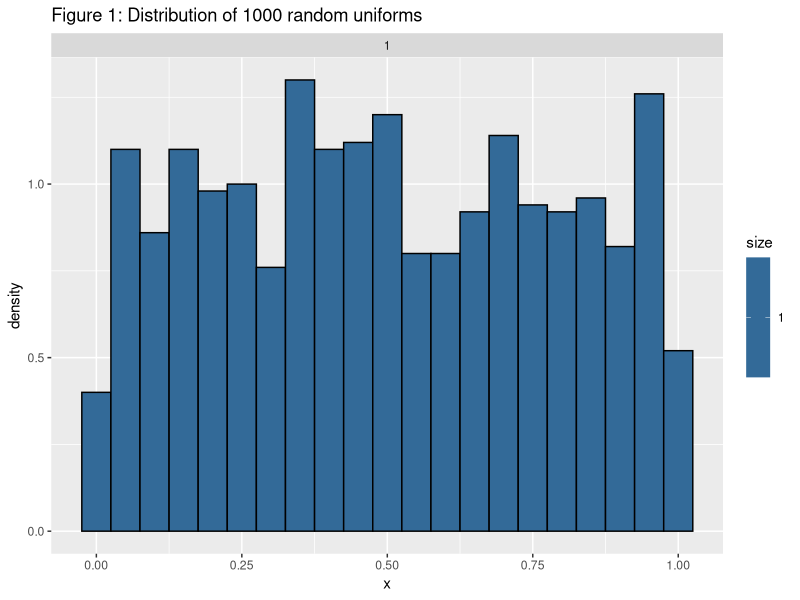
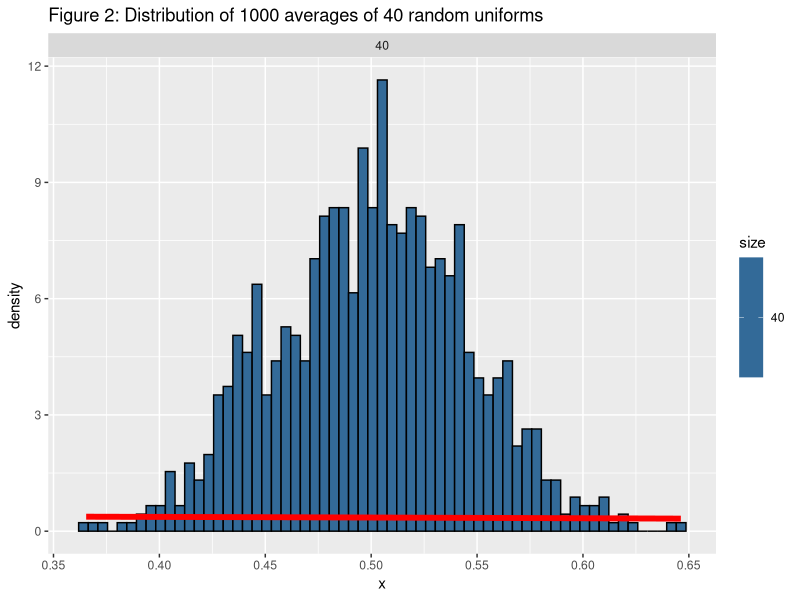
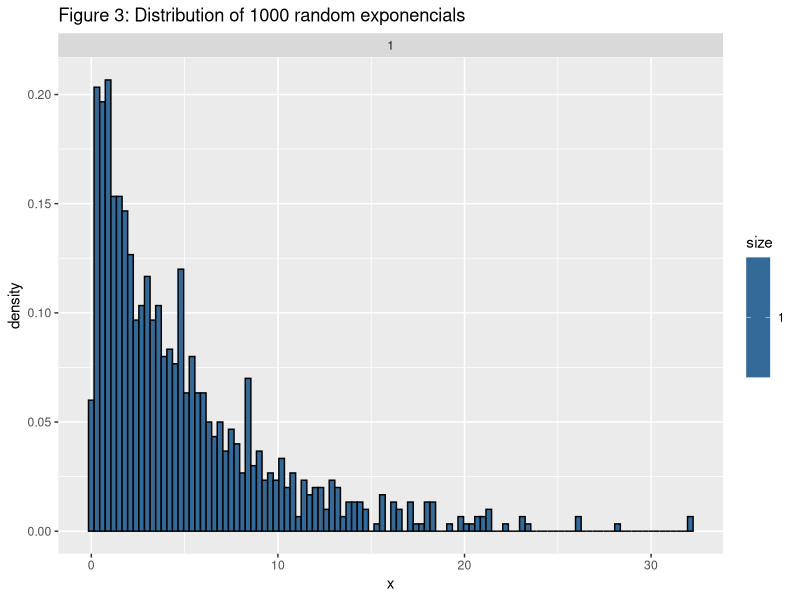
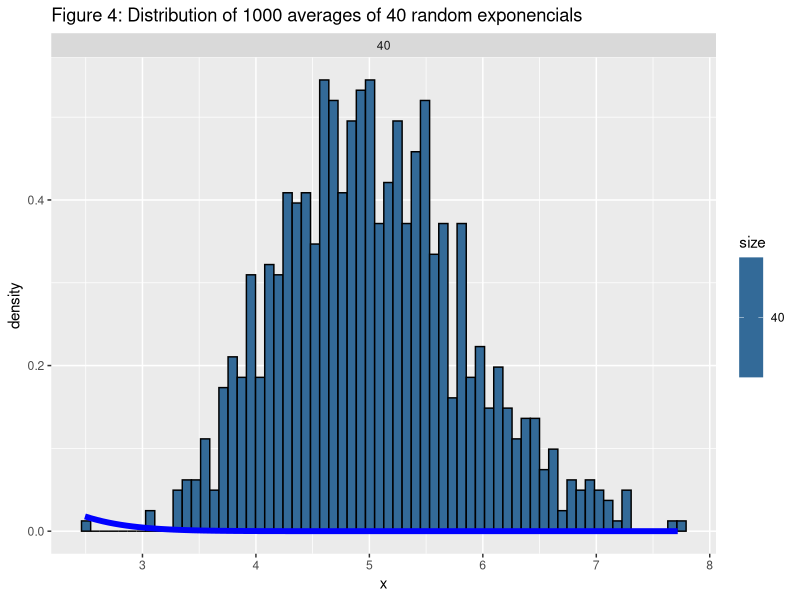

These charts were generated, in order, by the following R code:
## ---- chunk 1
library(ggplot2)
## ---- chunk 2
set.seed(1)
x = NULL
x <- runif(1000)
dat <- as.data.frame(x)
dat$size<-1
## ---- chunk 3
set.seed(2)
x = NULL
for (i in 1 : 1000) x = c(x, mean(runif(40)))
dat <- as.data.frame(x)
dat$size<-40
## ---- chunk 4
set.seed(3)
lambda = 0.2 
x = NULL
x <- rexp(1000,lambda)
dat <- as.data.frame(x)
dat$size<-1
## ---- chunk 5
set.seed(4)
lambda = 0.2 
x = NULL
for (i in 1 : 1000) x = c(x, mean(rexp(40,lambda)))
dat <- as.data.frame(x)
dat$size<-40
## ---- chunk 6
# Distribution of 1000 random uniforms
set.seed(1)
x = NULL
x <- runif(1000)
dat <- as.data.frame(x)
dat$size<-1
g <- ggplot(dat, aes(x = x, fill = size)) + geom_histogram(binwidth=.05, colour = "black", aes(y = ..density..)) 
g <- g + ggtitle("Figure 1: Distribution of 1000 random uniforms")
g + facet_grid(. ~ size)

# Distribution of 1000 averages of 40 random uniforms
set.seed(2)
x = NULL
for (i in 1 : 1000) x = c(x, mean(runif(40)))
dat <- as.data.frame(x)
dat$size<-40
g <- ggplot(dat, aes(x = x, fill = size)) + geom_histogram(binwidth=sd(dat$x)/10, colour = "black", aes(y = ..density..)) 
g <- g + stat_function(fun = dnorm, arg = list(mean = mean(dat$x), sd = sd(dat$x)), size=2, col="red")
g <- g + ggtitle("Figure 2: Distribution of 1000 averages of 40 random uniforms")
g + facet_grid(. ~ size)

# Distribution of 1000 random exponencials"
set.seed(3)
lambda = 0.2 
x = NULL
x <- rexp(1000,lambda)
dat <- as.data.frame(x)
dat$size<-1
g <- ggplot(dat, aes(x = x, fill = size)) + geom_histogram(binwidth=.3, colour = "black", aes(y = ..density..)) 
g <- g + ggtitle("Figure 3: Distribution of 1000 random exponencials")
g + facet_grid(. ~ size)

# Distribution of 1000 averages of 40 random exponencials
set.seed(4)
lambda = 0.2 
x = NULL
for (i in 1 : 1000) x = c(x, mean(rexp(40,lambda)))
dat <- as.data.frame(x)
dat$size<-40
g <- ggplot(dat, aes(x = x, fill = size)) + geom_histogram(binwidth=sd(dat$x)/10, colour = "black", aes(y = ..density..)) 
g <- g + stat_function(fun = dnorm, arg = list(mean = mean(dat$x), sd = sd(dat$x)), size=2, col="blue") 
g <- g + ggtitle("Figure 4: Distribution of 1000 averages of 40 random exponencials")
g + facet_grid(. ~ size)
